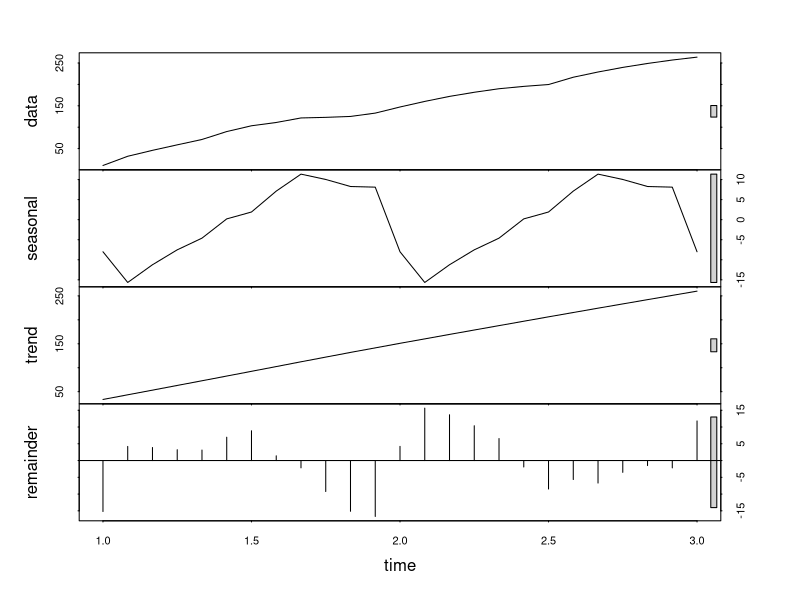

The R source for this figure:
# Increase length.out to 25
time_df <- data.frame(
  Date = seq.Date(from = as.Date("2022-01-01"), by = "month", length.out = 25),
  Sales_A = cumsum(rnorm(25, 10, 5))
)

sales_ts <- ts(time_df$Sales_A, frequency = 12)
plot(stl(sales_ts, s.window = "periodic"))
